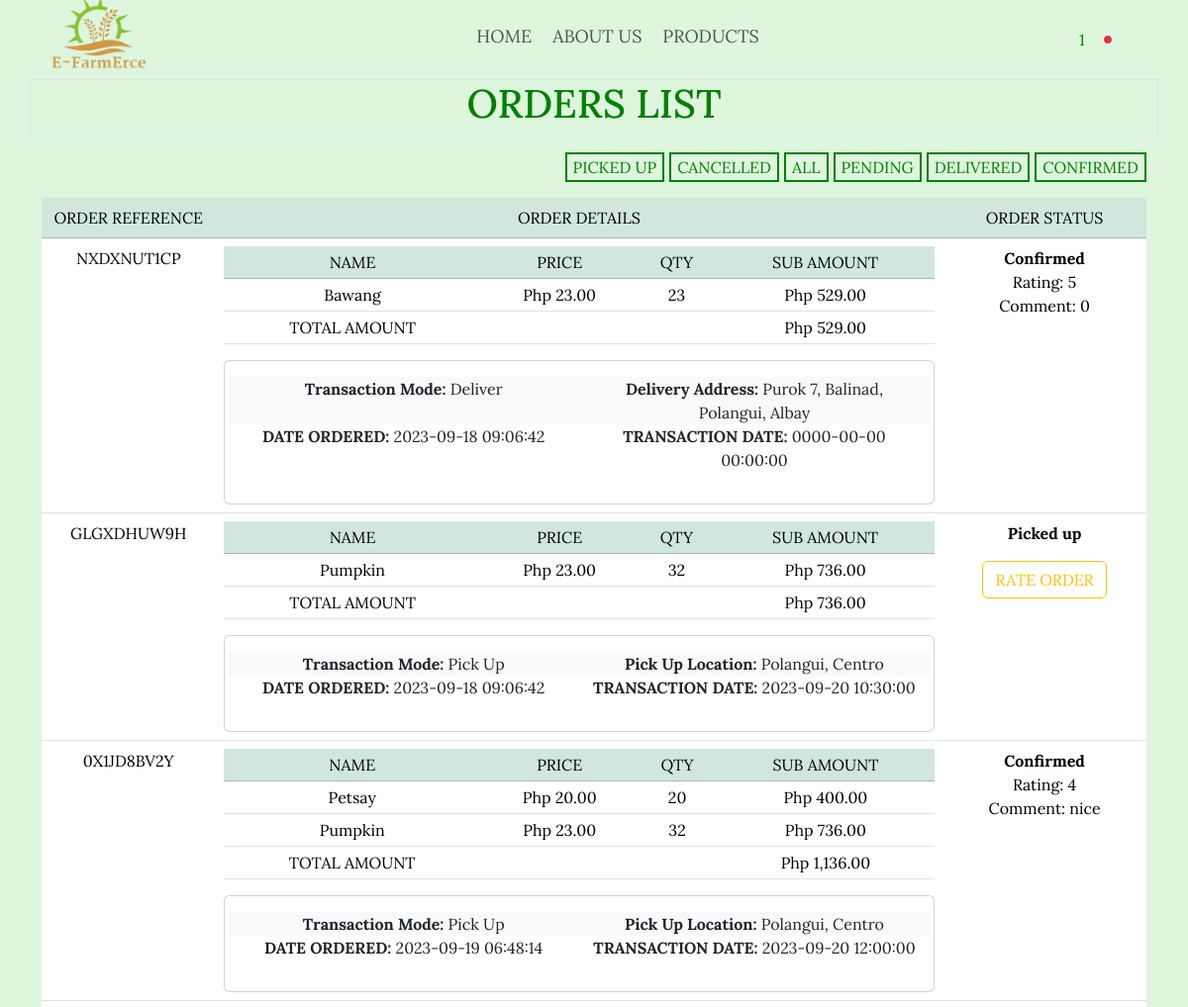
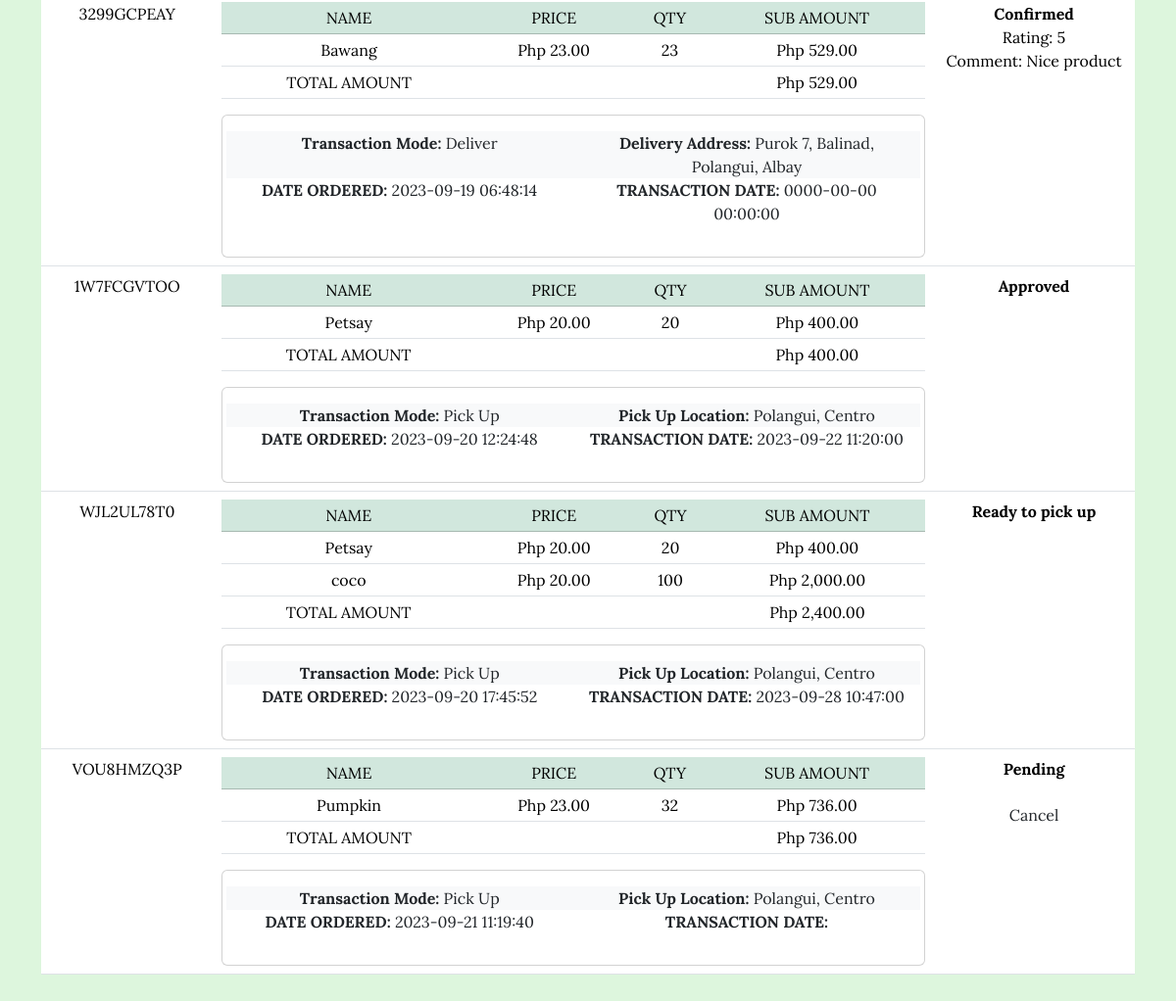
/E-FarmErce/order_list.php (signed in), run on the app's committed database (2 pictures, top to bottom).
### tables this page shows
CREATE TABLE `products` (
  `product_id` int(100) NOT NULL,
  `product_img` varchar(200) NOT NULL,
  `product_name` varchar(50) NOT NULL,
  `product_price` int(200) NOT NULL,
  `product_cat` text NOT NULL,
  `product_stock` int(200) NOT NULL,
  `min_order` int(100) NOT NULL,
  `product_details` varchar(200) NOT NULL,
  `seller_id` int(100) NOT NULL,
  `date_added` timestamp NOT NULL DEFAULT current_timestamp() ON UPDATE current_timestamp(),
  `product_status` text NOT NULL DEFAULT 'On Sale' COMMENT 'On Sale, Sold'
);

CREATE TABLE `orders` (
  `order_id` int(11) NOT NULL,
  `user_id` int(50) NOT NULL,
  `seller_id` int(41) NOT NULL,
  `order_reference` varchar(20) NOT NULL,
  `product_id` int(50) NOT NULL,
  `order_qty` int(50) NOT NULL,
  `order_status` text NOT NULL,
  `order_total` bigint(50) NOT NULL,
  `date_place` datetime NOT NULL,
  `order_delivery_date` datetime DEFAULT NULL,
  `transact_mode` text NOT NULL,
  `order_rating` int(11) DEFAULT NULL,
  `order_comm` varchar(500) DEFAULT NULL
);

CREATE TABLE `users` (
  `user_id` int(100) NOT NULL,
  `email` varchar(50) NOT NULL,
  `password` varchar(100) NOT NULL,
  `fullname` text NOT NULL,
  `number` varchar(13) NOT NULL,
  `address` varchar(50) NOT NULL,
  `municipality` varchar(20) NOT NULL,
  `user_type` text NOT NULL,
  `id_img` varchar(200) NOT NULL,
  `selfie_id` varchar(500) NOT NULL,
  `pickup_address` varchar(100) DEFAULT NULL,
  `delivery_area` varchar(200) NOT NULL,
  `forgot_code` varchar(20) DEFAULT NULL
);

### E-FarmErce/order_list.php (the view, shortened to what this page needs)
<?php
$user_idS = $_SESSION['user_id'];
?>
<!DOCTYPE html>
<html lang="en">
<head>
    <?php require_once './includes/head.php'; ?>
</head>
<body>
    <?php require_once './includes/navbar.php';?>
    <div class="container">
        <div class="row">
            <div class="col-md-12 border my-3 text-center" style="color: green;">
                <h1>ORDERS LIST<ion-icon name="clipboard-sharp"></ion-icon></h1>
            </div>
            <div class="col-md-12">
                <form method="POST" action="">
                    <button type="submit" name="confirmed" class="float-end" style="background-color: transparent; border: 2px solid green; color: green; margin-left: 5px;">CONFIRMED</button>
                    <button type="submit" name="delivered" class="float-end" style="background-color: transparent; border: 2px solid green; color: green; margin-left: 5px;">DELIVERED</button>
                    <button type="submit" name="pending" class="float-end" style="background-color: transparent; border: 2px solid green; color: green; margin-left: 5px;">PENDING</button>
                    <button type="submit" name="all" class="float-end" style="background-color: transparent; border: 2px solid green; color: green; margin-left: 5px;">ALL</button>
                    <button type="submit" name="cancel" class="float-end" style="background-color: transparent; border: 2px solid green; color: green; margin-left: 5px;">CANCELLED</button>
                    <button type="submit" name="pick" class="float-end" style="background-color: transparent; border: 2px solid green; color: green;">PICKED UP</button>
                </form>
            </div>
            <div class="table table-responsive pt-3">
                <table class="table">
                    <thead class="text-center table-success">
                        <tr>
                            <td>ORDER REFERENCE</td>
                            <td>ORDER DETAILS</td>
                            <td>ORDER STATUS</td>
                        </tr>
                    </thead>
                    <tbody class="text-center">
                        <?php
                        if (isset($_POST['delivered'])) {
                            $query = "SELECT DISTINCT order_reference, order_status, date_place, transact_mode, order_rating, order_comm FROM orders WHERE user_id = '$user_idS' AND order_status = 'Delivered'";
                            $result = mysqli_query($conn, $query);
                        } elseif (isset($_GET['trancode'])) {
                            $code = $_GET['trancode'];
                            $query = "SELECT DISTINCT order_reference, order_status, date_place, transact_mode, order_rating, order_comm FROM orders WHERE user_id = '$user_idS' AND order_reference = '$code'";
                            $result = mysqli_query($conn, $query);
                        }elseif (isset($_POST['confirmed'])) {
                            $query = "SELECT DISTINCT order_reference, order_status, date_place, transact_mode, order_rating, order_comm FROM orders WHERE user_id = '$user_idS' AND order_status = 'Confirmed'";
                            $result = mysqli_query($conn, $query);
                        } elseif (isset($_POST['pick'])) {
                            $query = "SELECT DISTINCT order_reference, order_status, date_place, transact_mode, order_rating, order_comm FROM orders WHERE user_id = '$user_idS' AND order_status = 'Picked Up'";
                            $result = mysqli_query($conn, $query);
                        } elseif (isset($_POST['cancel'])) {
                            $query = "SELECT DISTINCT order_reference, order_status, date_place, transact_mode, order_rating, order_comm FROM orders WHERE user_id = '$user_idS' AND order_status = 'Cancelled'";
                            $result = mysqli_query($conn, $query);
                        }elseif (isset($_POST['pending'])) {
                            $query = "SELECT DISTINCT order_reference, order_status, date_place, transact_mode, order_rating, order_comm FROM orders WHERE user_id = '$user_idS'AND order_status = 'Pending'";
                            $result = mysqli_query($conn, $query);
                        } elseif (isset($_POST['all'])) {
                            $query = "SELECT DISTINCT order_reference, order_status, date_place, transact_mode, order_rating, order_comm FROM orders WHERE user_id = '$user_idS'";
                            $result = mysqli_query($conn, $query);
                        } else {
                            $query = "SELECT DISTINCT order_reference, order_status, date_place, transact_mode, order_rating, order_comm FROM orders WHERE user_id = '$user_idS' AND order_status != 'Cancelled'";
                            $result = mysqli_query($conn, $query);
                        }
                        foreach ($result as $row) {
                            $order_ref = $row['order_reference'];
                            $totalS = 0;
                        ?>
                            <tr>
                                <td><?php echo $row['order_reference']; ?></td>
                                <td>
                                    <table class="table  table-sm">
                                        <thead class="table-success">
                                            <tr>
                                                <td>NAME</td>
                                                <td>PRICE</td>
                                                <td>QTY</td>
                                                <td>SUB AMOUNT</td>
                                            </tr>
                                        </thead>
                                        <tbody>
                                            <?php
                                            $queryO = "SELECT product_id, order_qty, order_total FROM orders WHERE order_reference = '$order_ref' AND user_id = '$user_idS'";
                                            $queryR = mysqli_query($conn, $queryO);
                                            while ($rowO = mysqli_fetch_assoc($queryR)) {
                                                $product_id = $rowO['product_id'];
                                                $queryP = "SELECT * FROM products WHERE product_id = '$product_id'";
                                                $queryPR = mysqli_query($conn, $queryP);
                                                while ($rowP = mysqli_fetch_assoc($queryPR)) {
                                                    $totalS += $rowO['order_total'];
                                            ?>
                                                    <tr>
                                                        <td><?php echo $rowP['product_name'] ?></td>
                                                        <td><?php echo CURRENCY . number_format($rowP['product_price'], 2) ?></td>
                                                        <td><?php echo $rowO['order_qty'] ?></td>
                                                        <td><?php echo CURRENCY . number_format($rowO['order_total'], 2) ?></td>
                                                    </tr>
                                            <?php
                                                }
                                            }
                                            ?>
                                        </tbody>
                                        <tfoot>
                                            <td>TOTAL AMOUNT</td>
                                            <td></td>
                                            <td></td>
                                            <td><?php echo CURRENCY . number_format($totalS, 2) ?></td>
                                        </tfoot>
                                    </table>
                                    <?php
                                    $queryOrderInfo = "SELECT transact_mode, seller_id, date_place, order_delivery_date FROM orders WHERE order_reference = '$order_ref'";
                                    $orderInfoResult = mysqli_query($conn, $queryOrderInfo);
                                    if ($orderInfoRow = mysqli_fetch_assoc($orderInfoResult)) {
                                        $transact_mode = $orderInfoRow['transact_mode'];
                                        $seller_id = $orderInfoRow['seller_id'];
                                        $queryUserInfo = "SELECT * FROM users WHERE user_id = '$seller_id'";
                                        $userInfoResult = mysqli_query($conn, $queryUserInfo);
                                        if ($userInfoRow = mysqli_fetch_assoc($userInfoResult)) {
                                    ?>
                                            <div class="card mt-3">
                                                <div class="card-body">
                                                    <div class="row bg-light">
                                                        <div class="col-6">
                                                            <p class="card-text"><b>Transaction Mode:</b> <?php echo $transact_mode ?></p>
                                                        </div>
                                                        <div class="col-6">
                                                            <?php
                                                            if ($transact_mode == 'Pick Up') {
                                                                $userpicup = "SELECT pickup_address FROM users WHERE user_id = '$seller_id'";
                                                                $res = mysqli_query($conn, $userpicup);
                                                                while ($r = mysqli_fetch_assoc($res)) {
                                                                    $pick_up = $r['pickup_address'];
                                                                }
                                                                echo '<b>Pick Up Location:</b> ' . $pick_up;
                                                            } else {
                                                                $userloc = "SELECT delivery_area FROM users WHERE user_id = '$user_idS'";
                                                                $res1 = mysqli_query($conn, $userloc);
                                                                while ($r2 = mysqli_fetch_assoc($res1)) {
                                                                    $loc = $r2['delivery_area'];
                                                                    echo '<b>Delivery Address:</b> ' . $loc;
                                                                }
                                                            }
                                                            ?>
                                                        </div>
                                                    </div>
                                                    <div class="row">
                                                        <div class="col-6">
                                                            <p><b>DATE ORDERED:</b> <?php echo $orderInfoRow['date_place'] ?></p>
                                                        </div>
                                                        <div class="col-6">
                                                            <p><b>TRANSACTION DATE:</b> <?php echo $orderInfoRow['order_delivery_date'] ?></p>
                                                        </div>
                                                    </div>
                                                </div>
                                            </div>
                                    <?php
                                        }
                                    }
                                    ?>
                                </td>
                                <td>
                                    <?php if ($row['order_status'] == 'Pending') { ?>
                                        <b><p> <?php echo $row['order_status'] ?> </p></b>
                                        <button class="btn btn-outline-white" type="button" data-bs-toggle="modal" data-bs-target="#cancelO<?php echo $order_ref ?>">Cancel</button>
                                    <?php } elseif ($row['order_status'] == 'Delivered' || $row['order_status'] == 'Picked up') { ?>
                                        <b><p> <?php echo $row['order_status'] ?> </p></b>
                                        <button class="btn btn-outline-warning" type="button" data-bs-toggle="modal" data-bs-target="#rate">RATE ORDER</button>
                                        <?php } elseif ($row['order_status'] == 'Confirmed') {
                                            $que = "SELECT DISTINCT order_rating, order_comm FROM orders WHERE order_reference = '$order_ref'";
                                            $q = mysqli_query($conn, $que);
                                            if ($ratingCommentRow = mysqli_fetch_assoc($q)) {
                                                $order_rating = $ratingCommentRow['order_rating'];
                                                $order_comm = $ratingCommentRow['order_comm'];
                                                echo '<b>' . $row['order_status'] . '</b><br>';
                                                echo "Rating: $order_rating<br>";
                                                echo "Comment: $order_comm<br>";
                                            } else {
                                                echo "No rating and comment available for this order.<br>";
                                            }
                                        ?>
                                    <?php } else { ?>
                                        <b><p> <?php echo $row['order_status'] ?> </p></b>
                                    <?php } ?>
                                </td>
                            </tr>
                        <?php } ?>
                    </tbody>
                </table>
            </div>
        </div>
    </div>
</body>
</html>

### E-FarmErce/css/css.css (style rules this page uses)
* { font-family: 'Anton', sans-serif; font-family: 'Lora', serif; }
body { background-color: rgb(221, 246, 221); }

### data on the page
orders: order_qty "23", order_total "529.00"
products: product_name "Bawang", product_price "23.00"
users: delivery_area "Purok 7, Balinad, Polangui, Albay"
orders: order_qty "32", order_total "736.00"
products: product_name "Pumpkin", product_price "23.00"
users: pickup_address "Polangui, Centro"
orders: order_qty "20", order_total "400.00"
products: product_name "Petsay", product_price "20.00"
orders: order_qty "32", order_total "736.00"
orders: order_qty "23", order_total "529.00"
orders: order_qty "20", order_total "400.00"
orders: order_qty "20", order_total "400.00"
orders: order_qty "100", order_total "2,000.00"
products: product_name "coco", product_price "20.00"
orders: order_qty "32", order_total "736.00"

### other printed values
$count "1"
$row['order_reference'] "NXDXNUT1CP"
$totalS "529.00"
$transact_mode "Deliver"
$orderInfoRow['date_place'] "2023-09-18 09:06:42"
$orderInfoRow['order_delivery_date'] "0000-00-00 00:00:00"
$row['order_status'] "Confirmed"
$order_rating "5"
$order_comm "0"
$row['order_reference'] "GLGXDHUW9H"
$totalS "736.00"
$transact_mode "Pick Up"
$orderInfoRow['order_delivery_date'] "2023-09-20 10:30:00"
$row['order_status'] "Picked up"
$row['order_reference'] "0X1JD8BV2Y"
